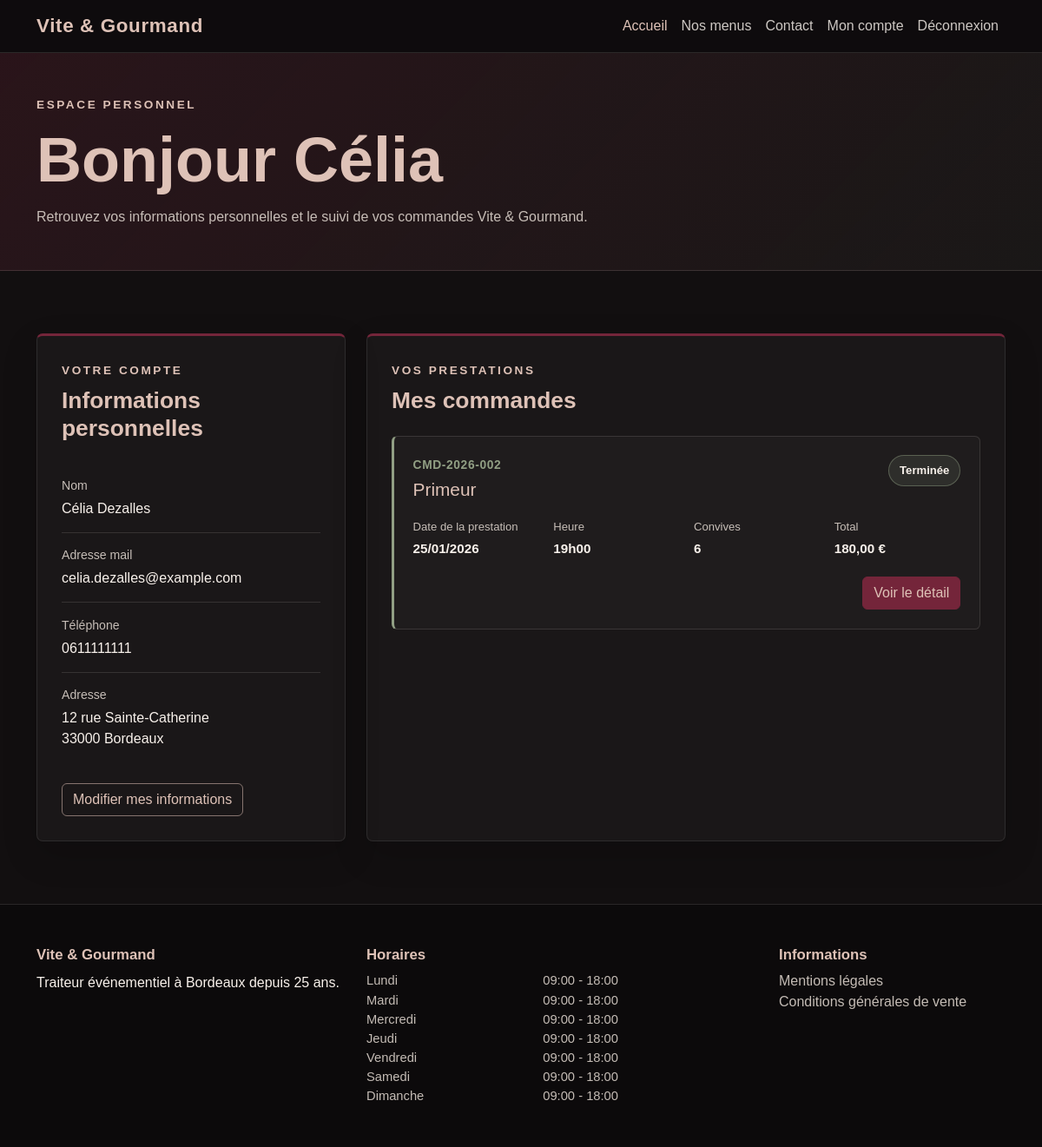
Before: /user/dashboard (signed in) with the older database file.
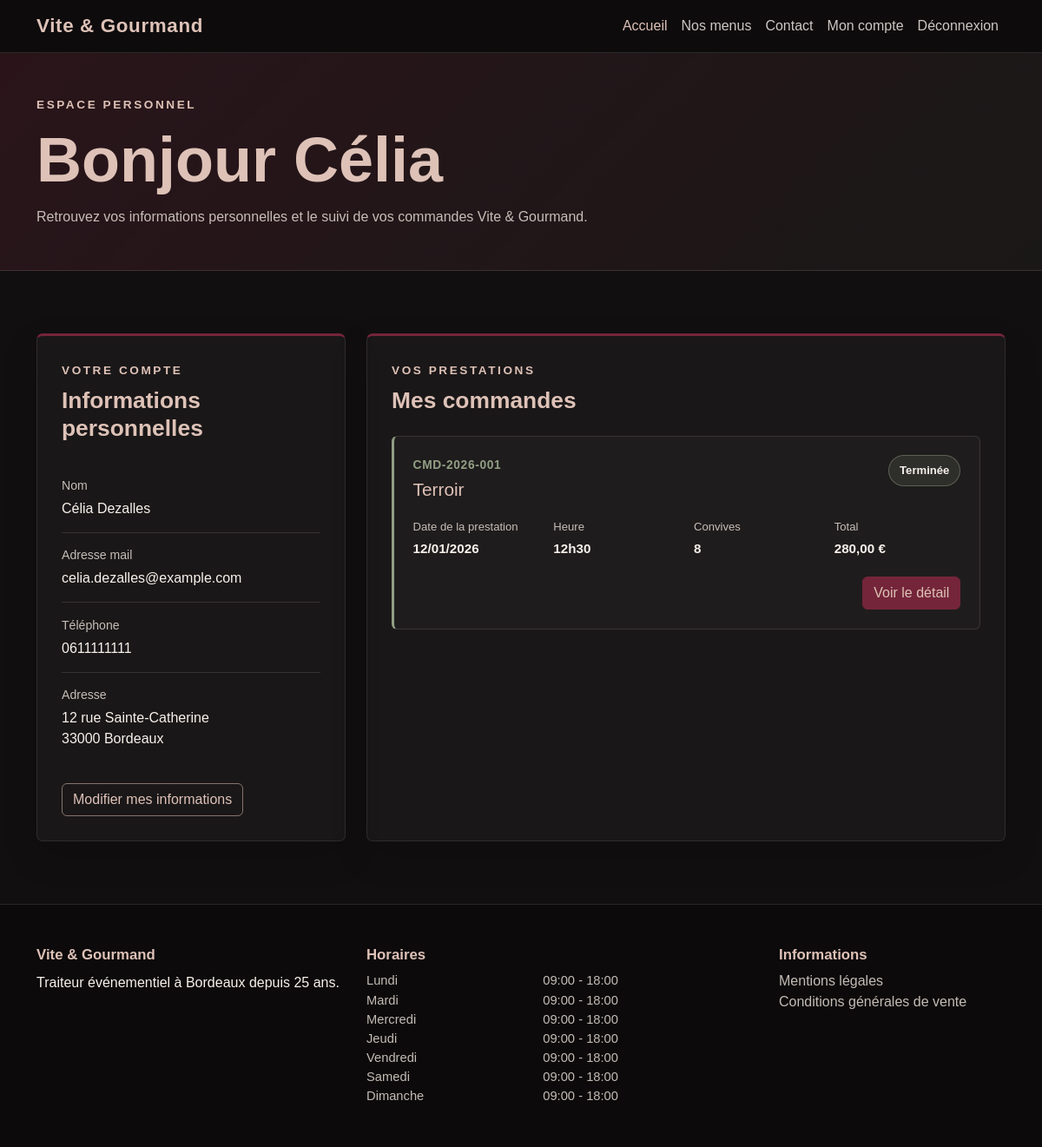
After: the same page with the newer database file.
### tables this page shows
CREATE TABLE users (
    id INT AUTO_INCREMENT PRIMARY KEY,
    role_id INT NOT NULL,
    first_name VARCHAR(100) NOT NULL,
    last_name VARCHAR(100) NOT NULL,
    phone VARCHAR(20) NOT NULL,
    email VARCHAR(190) NOT NULL UNIQUE,
    address VARCHAR(255) NOT NULL,
    postal_code VARCHAR(10) NOT NULL,
    city VARCHAR(100) NOT NULL,
    password_hash VARCHAR(255) NOT NULL,
    is_active BOOLEAN NOT NULL DEFAULT TRUE,
    created_at TIMESTAMP NOT NULL DEFAULT CURRENT_TIMESTAMP,
    updated_at TIMESTAMP NOT NULL DEFAULT CURRENT_TIMESTAMP
        ON UPDATE CURRENT_TIMESTAMP,

    CONSTRAINT fk_users_role
        FOREIGN KEY (role_id)
        REFERENCES roles(id)
        ON DELETE RESTRICT
);

CREATE TABLE orders (
    id INT AUTO_INCREMENT PRIMARY KEY,
    order_number VARCHAR(30) NOT NULL UNIQUE,
    user_id INT NOT NULL,
    menu_id INT NOT NULL,
    current_status_id INT NOT NULL,
    customer_first_name VARCHAR(100) NOT NULL,
    customer_last_name VARCHAR(100) NOT NULL,
    customer_email VARCHAR(190) NOT NULL,
    customer_phone VARCHAR(20) NOT NULL,
    delivery_address VARCHAR(255) NOT NULL,
    delivery_postal_code VARCHAR(10) NOT NULL,
    delivery_city VARCHAR(100) NOT NULL,
    event_date DATE NOT NULL,
    delivery_time TIME NOT NULL,
    people_count INT NOT NULL,
    menu_price DECIMAL(10, 2) NOT NULL,
    delivery_price DECIMAL(10, 2) NOT NULL DEFAULT 0,
    total_price DECIMAL(10, 2) NOT NULL,
    cancellation_reason TEXT NULL,
    cancellation_contact_method VARCHAR(50) NULL,
    equipment_loaned BOOLEAN NOT NULL DEFAULT FALSE,
    equipment_return_deadline DATETIME NULL,
    equipment_returned_at DATETIME NULL,
    created_at TIMESTAMP NOT NULL DEFAULT CURRENT_TIMESTAMP,
    updated_at TIMESTAMP NOT NULL DEFAULT CURRENT_TIMESTAMP
        ON UPDATE CURRENT_TIMESTAMP,

    CONSTRAINT fk_orders_user
        FOREIGN KEY (user_id)
        REFERENCES users(id)
        ON DELETE RESTRICT,

    CONSTRAINT fk_orders_menu
        FOREIGN KEY (menu_id)
        REFERENCES menus(id)
        ON DELETE RESTRICT,

    CONSTRAINT fk_orders_current_status
        FOREIGN KEY (current_status_id)
        REFERENCES order_statuses(id)
        ON DELETE RESTRICT
);

CREATE TABLE menus (
    id INT AUTO_INCREMENT PRIMARY KEY,
    theme_id INT NOT NULL,
    dietary_type_id INT NOT NULL,
    title VARCHAR(150) NOT NULL,
    description TEXT NOT NULL,
    conditions TEXT NOT NULL,
    minimum_order_days INT NOT NULL DEFAULT 1,
    available_from DATE NULL,
    available_until DATE NULL,
    minimum_people INT NOT NULL,
    base_price DECIMAL(10, 2) NOT NULL,
    stock_quantity INT NOT NULL DEFAULT 0,
    is_active BOOLEAN NOT NULL DEFAULT TRUE,
    created_at TIMESTAMP NOT NULL DEFAULT CURRENT_TIMESTAMP,
    updated_at TIMESTAMP NOT NULL DEFAULT CURRENT_TIMESTAMP
        ON UPDATE CURRENT_TIMESTAMP,

    CONSTRAINT fk_menus_theme
        FOREIGN KEY (theme_id)
        REFERENCES themes(id)
        ON DELETE RESTRICT,

    CONSTRAINT fk_menus_dietary_type
        FOREIGN KEY (dietary_type_id)
        REFERENCES dietary_types(id)
        ON DELETE RESTRICT
);

CREATE TABLE order_statuses (
    id INT AUTO_INCREMENT PRIMARY KEY,
    name VARCHAR(100) NOT NULL UNIQUE
);

CREATE TABLE opening_hours (
    id INT AUTO_INCREMENT PRIMARY KEY,
    day_number TINYINT NOT NULL UNIQUE,
    day_name VARCHAR(20) NOT NULL,
    opening_time TIME NULL,
    closing_time TIME NULL,
    is_closed BOOLEAN NOT NULL DEFAULT FALSE
);

### app/Views/user/dashboard.php (the view, shortened to what the rows shown need)
<section class="user-dashboard-hero">
    <div class="container py-5">
        <p class="section-subtitle mb-2">
            Espace personnel
        </p>
        <h1 class="user-dashboard-title">
            Bonjour
            <?php
            echo htmlspecialchars(
                $user['first_name']
            );
            ?>
        </h1>
        <p class="user-dashboard-introduction mb-0">
            Retrouvez vos informations personnelles et le suivi de vos
            commandes Vite & Gourmand.
        </p>
    </div>
</section>
<section class="user-dashboard-section py-5">
    <div class="container py-4">
        <div class="row g-4">
            <div class="col-lg-4">
                <article class="user-dashboard-card h-100">
                    <div class="user-dashboard-card-header">
                        <h2 class="user-dashboard-card-title">
                            Informations personnelles
                        </h2>
                    </div>
                    <dl class="user-profile-list mb-0">
                        <div class="user-profile-row">
                            <dt>
                                Nom
                            </dt>
                            <dd>
                                <?php
                                echo htmlspecialchars(
                                    $user['first_name']
                                        . ' '
                                        . $user['last_name']
                                );
                                ?>
                            </dd>
                        </div>
                        <div class="user-profile-row">
                            <dt>
                                Adresse mail
                            </dt>
                            <dd>
                                <?php
                                echo htmlspecialchars(
                                    $user['email']
                                );
                                ?>
                            </dd>
                        </div>
                        <div class="user-profile-row">
                            <dt>
                                Téléphone
                            </dt>
                            <dd>
                                <?php
                                echo htmlspecialchars(
                                    $user['phone']
                                );
                                ?>
                            </dd>
                        </div>
                        <div class="user-profile-row">
                            <dt>
                                Adresse
                            </dt>
                            <dd>
                                <?php
                                echo htmlspecialchars(
                                    $user['address']
                                );
                                ?>
                                <br>
                                <?php
                                echo htmlspecialchars(
                                    $user['postal_code']
                                        . ' '
                                        . $user['city']
                                );
                                ?>
                            </dd>
                        </div>
                    </dl>
                </article>
            </div>
            <div class="col-lg-8">
                <section class="user-dashboard-card h-100">
                    <div class="user-dashboard-card-header">
                        <h2 class="user-dashboard-card-title">
                            Mes commandes
                        </h2>
                    </div>
                    <?php if (!empty($orders)): ?>
                        <div class="user-orders-list">
                            <?php foreach ($orders as $order): ?>
                                <?php
                                $eventDate = date_create(
                                    $order['event_date']
                                );
                                $deliveryTime = date_create(
                                    $order['delivery_time']
                                );
                                ?>
                                <article class="user-order-card">
                                    <div class="user-order-card-header">
                                        <div>
                                            <p class="user-order-reference mb-1">
                                                <?php
                                                echo htmlspecialchars(
                                                    $order['order_number']
                                                );
                                                ?>
                                            </p>
                                            <h3 class="user-order-menu-title">
                                                <?php
                                                echo htmlspecialchars(
                                                    $order['menu_title']
                                                );
                                                ?>
                                            </h3>
                                        </div>
                                        <span class="user-order-status">
                                            <?php
                                            echo htmlspecialchars(
                                                $order['status_name']
                                            );
                                            ?>
                                        </span>
                                    </div>
                                    <div class="user-order-information">
                                        <div>
                                            <span class="user-order-label">
                                                Date de la prestation
                                            </span>
                                            <strong>
                                                <?php
                                                echo $eventDate
                                                    ? $eventDate->format(
                                                        'd/m/Y'
                                                    )
                                                    : '';
                                                ?>
                                            </strong>
                                        </div>
                                        <div>
                                            <span class="user-order-label">
                                                Heure
                                            </span>
                                            <strong>
                                                <?php
                                                echo $deliveryTime
                                                    ? $deliveryTime->format(
                                                        'H\hi'
                                                    )
                                                    : '';
                                                ?>
                                            </strong>
                                        </div>
                                        <div>
                                            <span class="user-order-label">
                                                Convives
                                            </span>
                                            <strong>
                                                <?php
                                                echo (int)
                                                $order['people_count'];
                                                ?>
                                            </strong>
                                        </div>
                                        <div>
                                            <span class="user-order-label">
                                                Total
                                            </span>
                                            <strong>
                                                <?php
                                                echo number_format(
                                                    (float)
                                                    $order['total_price'],
                                                    2,
                                                    ',',
                                                    ' '
                                                );
                                                ?>
                                                €
                                            </strong>
                                        </div>
                                    </div>
                                    <div class="user-order-actions">
                                        <a
                                            href="<?php
                                                    echo BASE_URL
                                                        . '/user/order/detail?id='
                                                        . (int) $order['id'];
                                                    ?>"
                                            class="btn user-order-detail-button">
                                            Voir le détail
                                        </a>
                                    </div>
                                </article>
                            <?php endforeach; ?>
                        </div>
                    <?php endif; ?>
                </section>
            </div>
        </div>
    </div>
</section>

### app/Views/layouts/footer.php (shortened to what the rows shown need)
</main>
<footer class="site-footer">
    <div class="container py-5">
        <div class="row gy-4">
            <div class="col-lg-4 col-md-6">
                <h2 class="footer-title">
                    Vite & Gourmand
                </h2>
            </div>
            <div class="col-lg-5 col-md-6">
                <h2 class="footer-title">
                    Horaires
                </h2>
                <?php if (!empty($openingHours)): ?>
                    <ul class="opening-hours-list list-unstyled mb-0">
                        <?php foreach ($openingHours as $openingHour): ?>
                            <li class="opening-hours-item">
                                <span>
                                    <?php echo htmlspecialchars($openingHour['day_name']); ?>
                                </span>
                                <span>
                                    <?php if ((bool) $openingHour['is_closed']): ?>
                                        Fermé
                                    <?php else: ?>
                                        <?php
                                        echo htmlspecialchars(
                                            substr($openingHour['opening_time'], 0, 5)
                                        );
                                        ?>
                                        -
                                        <?php
                                        echo htmlspecialchars(
                                            substr($openingHour['closing_time'], 0, 5)
                                        );
                                        ?>
                                    <?php endif; ?>
                                </span>
                            </li>
                        <?php endforeach; ?>
                    </ul>
                <?php else: ?>
                    <p class="mb-0">
                        Les horaires seront bientôt disponibles.
                    </p>
                <?php endif; ?>
            </div>
            <div class="col-lg-3 col-md-6">
                <h2 class="footer-title">
                    Informations
                </h2>
            </div>
        </div>
    </div>
</footer>
</body>
</html>

Changed rows visible on the page:
no longer on this page (row edited): orders: order_number "CMD-2026-002", menu.title "Primeur", current_status.name "Terminée", event_date "25/01/2026", delivery_time "19h00", people_count "6", total_price "180,00"
now on this page (row edited): orders: order_number "CMD-2026-001", menu.title "Terroir", current_status.name "Terminée", event_date "12/01/2026", delivery_time "12h30", people_count "8", total_price "280,00"
